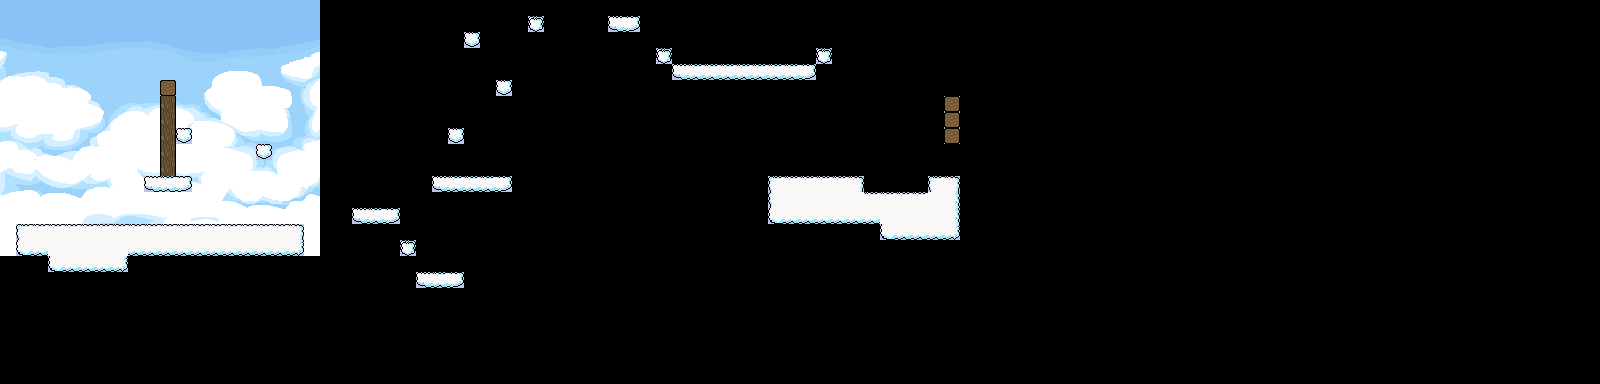

This game map was drawn from its Tiled (.tmx) file and the tilesets committed beside it. A one-line description and the trimmed map source follow:
An orthogonal 100x24 tile map with 16x16 px tiles, 3 tile layers (Background, Foreground, Overlap), 1 image layer and 6 objects (2x door, alex, frogti, platform, turtle).

<map version="1.0" orientation="orthogonal" renderorder="right-down" width="100" height="24" tilewidth="16" tileheight="16" nextobjectid="37">
 <tileset firstgid="1" name="Tileset" tilewidth="16" tileheight="16" spacing="1" tilecount="3600" columns="60">
  <image source="../tilemap.bmp" trans="c8bfe7" width="1020" height="1020" />
 </tileset>
 <imagelayer name="Background">
  <image source="backgrounds/clouds.bmp" width="320" height="256" />
 </imagelayer>
 <layer name="Background" width="100" height="24" opacity="0.45">
  <data>[2400 cells, 1 non-empty, 1 distinct tile ids]</data>
 </layer>
 <layer name="Foreground" width="100" height="24">
  <data>[2400 cells, 121 non-empty, 16 distinct tile ids]</data>
 </layer>
 <layer name="Overlap" width="100" height="24" opacity="0.5">
  <data>[2400 cells, 0 non-empty, 0 distinct tile ids]</data>
 </layer>
 <objectgroup color="#000080" name="Objects">
  <object id="26" name="alex" x="112" y="192" width="32" height="32" />
  <object id="27" name="frogti" x="192" y="192" width="32" height="32" />
  <object id="33" name="door" x="160" y="192" width="16" height="32" />
  <object id="34" name="platform" x="80" y="144" width="64" height="16" />
  <object id="35" name="door" x="944" y="144" width="16" height="32" />
  <object id="36" name="turtle" x="768" y="48" width="16" height="16" />
 </objectgroup>
</map>